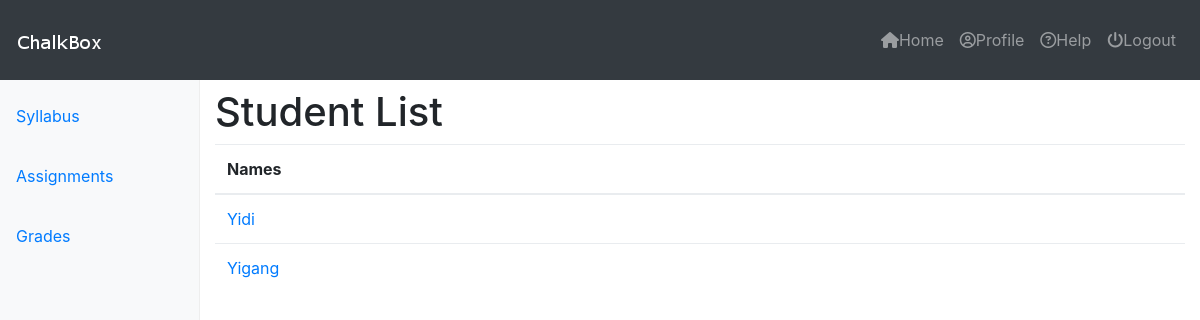
The page /courses/1/accounts/students/ on the database as committed earlier.
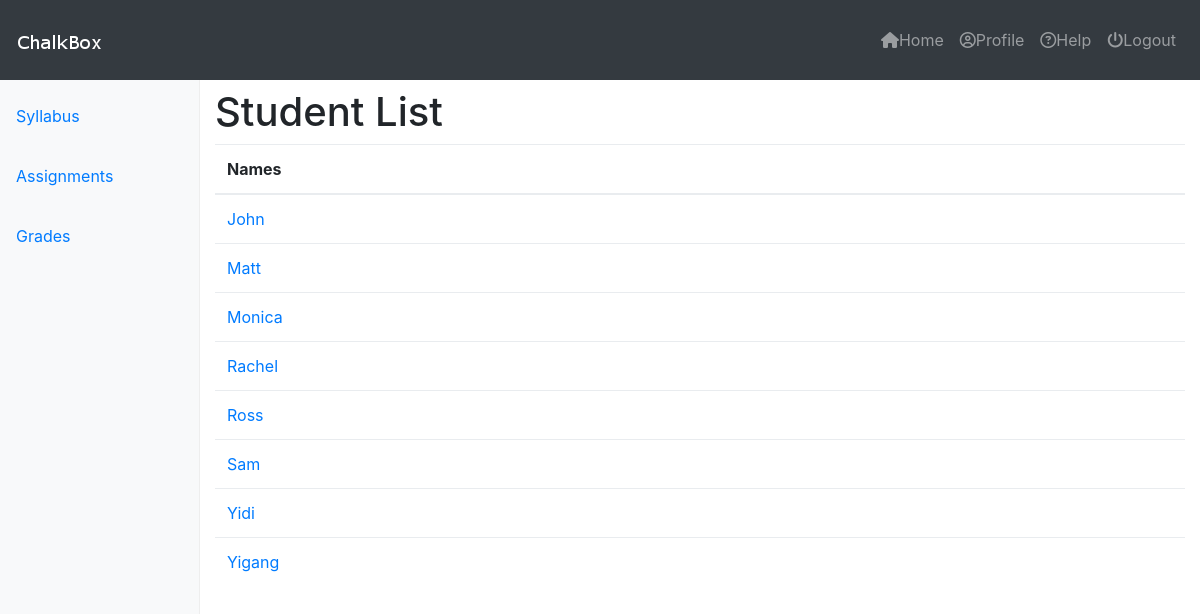
The same page on the database as committed later.
### accounts/models.py (models this page shows, shortened)
class User(AbstractBaseUser):
	username    = models.CharField(max_length=120)
	email       = models.EmailField(max_length=255, unique=True)
	full_name   = models.CharField(max_length=255, blank=True, null=True)
	biography   = models.TextField(blank=True)
	phone_number= models.IntegerField(blank=True, null=True)
	is_active   = models.BooleanField(default=True) # can login
	staff       = models.BooleanField(default=False) # staff user non superuser
	admin       = models.BooleanField(default=False) # superuser
	timestamp   = models.DateTimeField(auto_now_add=True)
	courses     = models.ManyToManyField(Course, blank=True)
	USERNAME_FIELD = 'email'
	REQUIRED_FIELDS = [] #['full_name'] #python manage.py createsuperuser
	objects = UserManager()

### accounts/views.py (the view)
def student_list(request, cid=None):
	queryset = User.objects.all().filter(staff=False, courses__id=cid).order_by('username')
	context = {
		"object_list": queryset,
		"title": "Student List",
		"id": cid,
	}
	return render(request, "account/student_list.html", context)

### templates/account/student_list.html (shortened to what this page needs)
{% extends "base_navbar.html" %}
{% block content %}
<div class="container-fluid">
  <div class="row">
       {% include "side_bar.html" with cid=id %}
       <main role="main" class="col-sm-9 ml-sm-auto col-md-10 pt-2">
        <div class="content">
            <h1>{{ title }}</h1>
            <table class="table">
            <thead>
            <tr>
                   <th scope="col">Names</th>
            </tr>
            </thead>
            <tbody>
              {% for obj in object_list %}
              <tr>
              <td><a href='{% url "courses:accounts:detail" cid=id user=obj.id %}'>{{ obj.username }}</a></td>
              </tr>
              {% endfor %}
            </tbody>
            </table>
        </div>
       </main>
  </div>
</div>
{% endblock %}

Rows that differ between the two databases and show on the page:
added User: username "John"
added User: username "Matt"
added User: username "Monica"
added User: username "Rachel"
added User: username "Ross"
added User: username "Sam"
